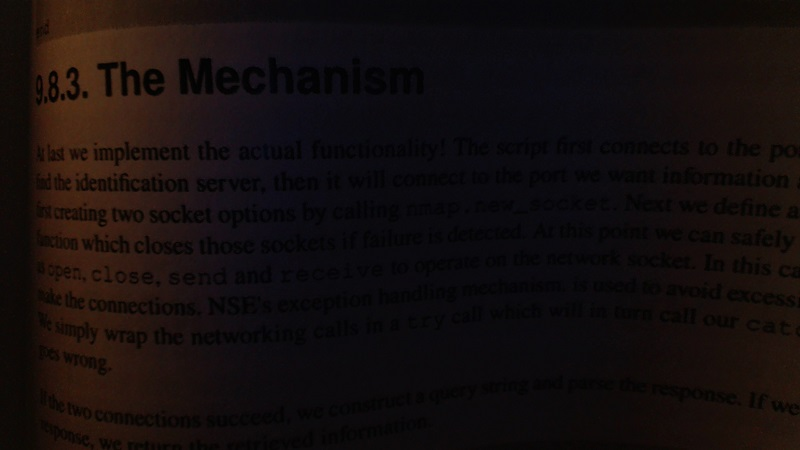
#> input picture dsp2018/images/bookpage.jpg, 800 x 450 px
$ python example3_smooth.py
#> lines starting #> are read from the running program, lines starting #| are printed output that depends on the picture; after the words box and inside, x2 and y2 are one past the last pixel; in counts of white or black regions, pixels touching at a corner belong together

import cv2
import numpy as np
import matplotlib.pyplot as plt
#import matplotlib.image as mpimg

img = cv2.imread('bookpage.jpg')
#> img is the input picture: shape (450, 800, 3); mean B, G, R 13.4, 13.6, 20.3
gray = cv2.cvtColor(img,cv2.COLOR_BGR2GRAY)
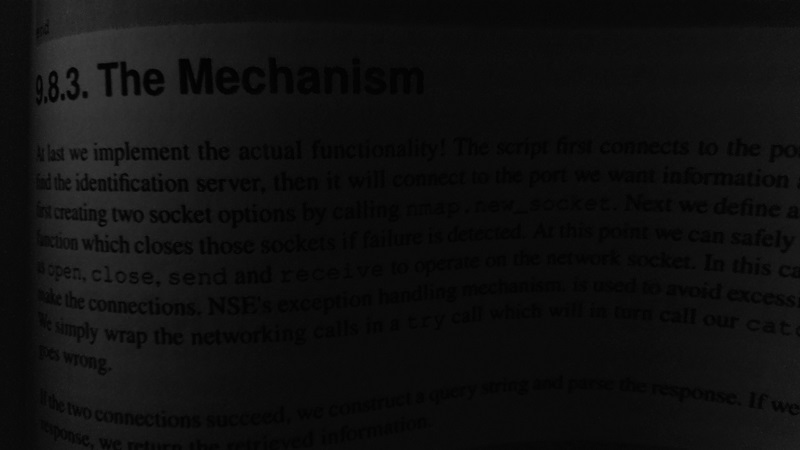
#> gray: shape (450, 800); min 0, max 64, mean 15.6
gray = cv2.medianBlur(gray,5)
#gray = cv2.GaussianBlur(gray,(5,5),0)


thr = cv2.adaptiveThreshold(gray, 255, cv2.ADAPTIVE_THRESH_GAUSSIAN_C, cv2.THRESH_BINARY, 51, 1)
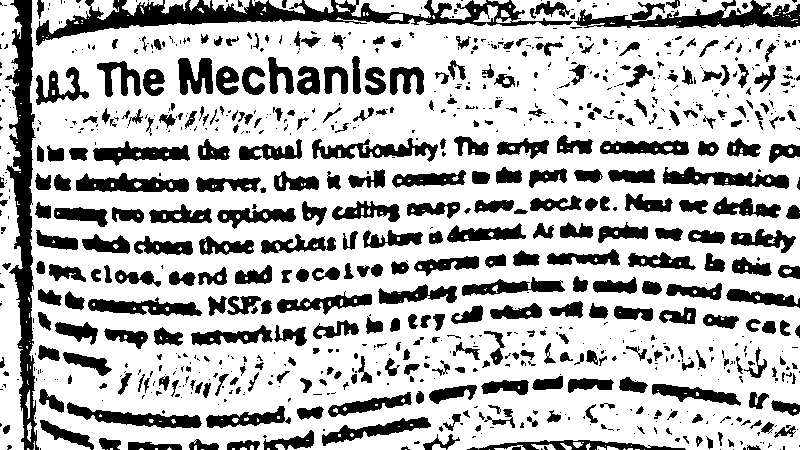
#> thr: shape (450, 800); 72.3% white; 923 black regions (542 under 20 px), largest, box (x1, y1, x2, y2) and area: (36, 0, 573, 46) 7161, (5, 0, 39, 450) 6454, (574, 0, 800, 28) 3040

#thr = cv2.GaussianBlur(thr,(5,5),0)
#thr = cv2.medianBlur(thr,5)

plt.subplot(2,1,1)
plt.imshow(img)
plt.subplot(2,1,2)
plt.imshow(thr,cmap='gray')

plt.show()
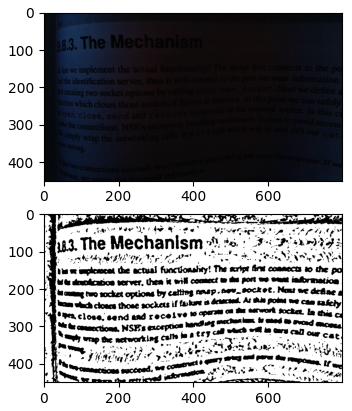
#> figure drawn by matplotlib, 2 panels; B, G, R data is drawn as R, G, B
